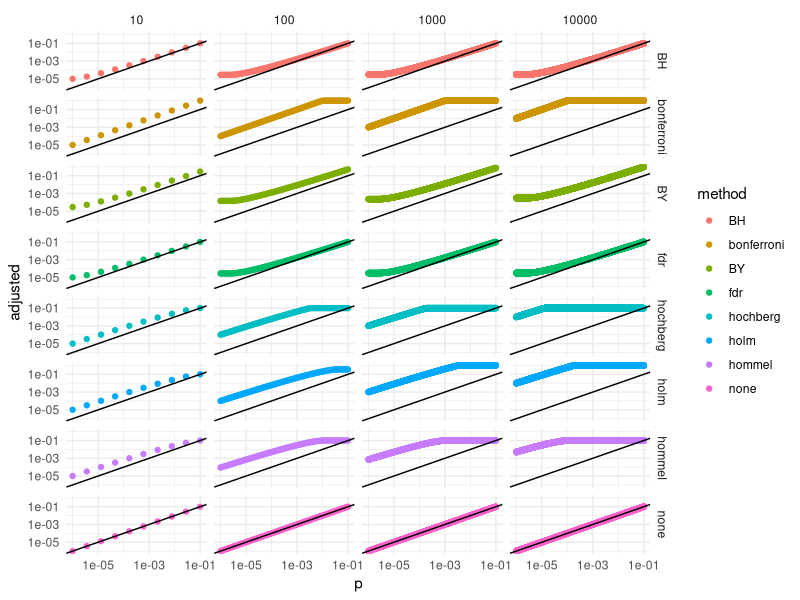

R code for this plot:
library(tidyverse)

generate_p = function(length) {
  0.1 ** seq(1, 6, length.out = length)
}

n_tests = 10 ** seq.int(1, 4)

df = tidyr::crossing(n_tests, method = p.adjust.methods) |>
  dplyr::mutate(data = purrr::map2(n_tests, method, ~{
    p = generate_p(.x)
    tibble::tibble(p = p, adjusted = p.adjust(p, method = .y))
  })) |>
  tidyr::unnest_longer(data) |>
  tidyr::unpack(cols = data) |>
  print()

p = ggplot(df) +
  aes(p, adjusted) +
  geom_point(aes(color = method)) +
  geom_abline(intercept = 0, slope = 1) +
  scale_x_log10() +
  scale_y_log10() +
  facet_grid(vars(method), vars(n_tests)) +
  theme_minimal()

ggsave("p-adjust.png", p, width = 6, height = 6, bg = "#ffffff")
